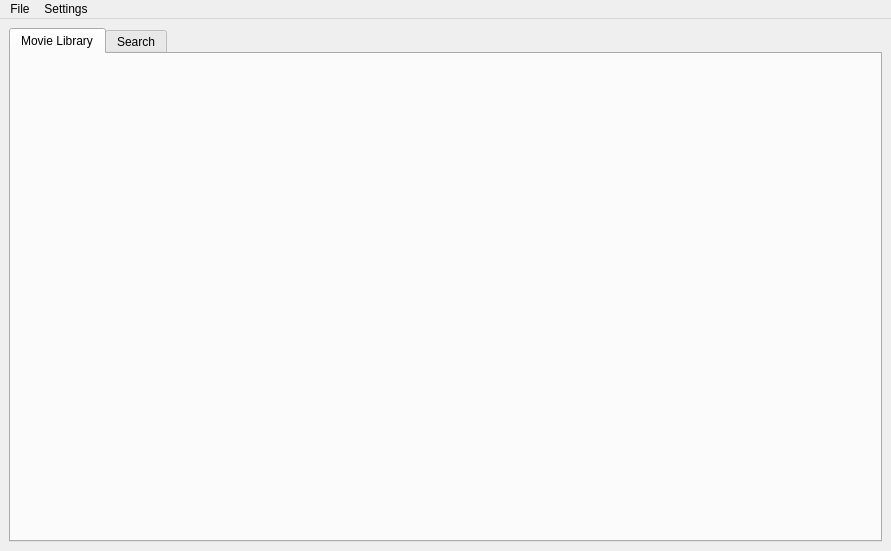
<?xml version="1.0" encoding="UTF-8"?>
<ui version="4.0">
 <class>MainWindow</class>
 <widget class="QMainWindow" name="MainWindow">
  <property name="geometry">
   <rect>
    <x>0</x>
    <y>0</y>
    <width>891</width>
    <height>551</height>
   </rect>
  </property>
  <property name="sizePolicy">
   <sizepolicy hsizetype="Fixed" vsizetype="Fixed">
    <horstretch>0</horstretch>
    <verstretch>0</verstretch>
   </sizepolicy>
  </property>
  <property name="windowTitle">
   <string>MainWindow</string>
  </property>
  <widget class="QWidget" name="centralwidget">
   <layout class="QGridLayout" name="centralwidgetGridLayout">
    <item row="0" column="0">
     <widget class="QTabWidget" name="mainTabWidget">
      <property name="currentIndex">
       <number>0</number>
      </property>
      <widget class="QWidget" name="movieLibraryTab">
       <attribute name="title">
        <string>Movie Library</string>
       </attribute>
       <layout class="QHBoxLayout" name="horizontalLayout">
        <item>
         <widget class="movieLibraryInfoWidget" name="movieLibraryInfoWidget" native="true"/>
        </item>
       </layout>
      </widget>
      <widget class="QWidget" name="mainSearchTab">
       <attribute name="title">
        <string>Search</string>
       </attribute>
       <layout class="QGridLayout" name="mainSearchTabGridLayout">
        <item row="0" column="0">
         <widget class="QTabWidget" name="searchTabWidget">
          <property name="currentIndex">
           <number>0</number>
          </property>
          <widget class="QWidget" name="searchParametersTab">
           <attribute name="title">
            <string>Search Options</string>
           </attribute>
           <layout class="QVBoxLayout" name="searchParametersTabVLayout">
            <item>
             <widget class="QScrollArea" name="parametersFrame">
              <property name="sizePolicy">
               <sizepolicy hsizetype="MinimumExpanding" vsizetype="Minimum">
                <horstretch>0</horstretch>
                <verstretch>0</verstretch>
               </sizepolicy>
              </property>
              <property name="frameShape">
               <enum>QFrame::Box</enum>
              </property>
              <property name="frameShadow">
               <enum>QFrame::Raised</enum>
              </property>
              <property name="sizeAdjustPolicy">
               <enum>QAbstractScrollArea::AdjustToContents</enum>
              </property>
              <property name="widgetResizable">
               <bool>true</bool>
              </property>
              <widget class="QWidget" name="scrollAreaWidgetContents">
               <property name="geometry">
                <rect>
                 <x>0</x>
                 <y>0</y>
                 <width>821</width>
                 <height>43</height>
                </rect>
               </property>
               <property name="sizePolicy">
                <sizepolicy hsizetype="Preferred" vsizetype="Fixed">
                 <horstretch>0</horstretch>
                 <verstretch>0</verstretch>
                </sizepolicy>
               </property>
               <layout class="QVBoxLayout" name="parametersFrameVLayout">
                <property name="spacing">
                 <number>0</number>
                </property>
                <property name="sizeConstraint">
                 <enum>QLayout::SetMinimumSize</enum>
                </property>
                <item>
                 <layout class="QHBoxLayout" name="newSearchParameterContainerHLayout">
                  <property name="spacing">
                   <number>0</number>
                  </property>
                  <property name="sizeConstraint">
                   <enum>QLayout::SetFixedSize</enum>
                  </property>
                  <item>
                   <spacer name="newSearchParameterLeftSpacer">
                    <property name="orientation">
                     <enum>Qt::Horizontal</enum>
                    </property>
                    <property name="sizeHint" stdset="0">
                     <size>
                      <width>37</width>
                      <height>17</height>
                     </size>
                    </property>
                   </spacer>
                  </item>
                  <item>
                   <widget class="QPushButton" name="newSearchParameterButton">
                    <property name="text">
                     <string>      New Search Parameter      </string>
                    </property>
                   </widget>
                  </item>
                  <item>
                   <spacer name="newSearchParameterRightSpacer">
                    <property name="orientation">
                     <enum>Qt::Horizontal</enum>
                    </property>
                    <property name="sizeHint" stdset="0">
                     <size>
                      <width>37</width>
                      <height>17</height>
                     </size>
                    </property>
                   </spacer>
                  </item>
                 </layout>
                </item>
               </layout>
              </widget>
             </widget>
            </item>
            <item>
             <layout class="QHBoxLayout" name="searchButtonContainerHLayout">
              <property name="sizeConstraint">
               <enum>QLayout::SetFixedSize</enum>
              </property>
              <item>
               <spacer name="searchButtonLeftSpacer">
                <property name="orientation">
                 <enum>Qt::Horizontal</enum>
                </property>
                <property name="sizeHint" stdset="0">
                 <size>
                  <width>351</width>
                  <height>20</height>
                 </size>
                </property>
               </spacer>
              </item>
              <item>
               <widget class="QPushButton" name="searchButton">
                <property name="sizePolicy">
                 <sizepolicy hsizetype="Fixed" vsizetype="Fixed">
                  <horstretch>0</horstretch>
                  <verstretch>0</verstretch>
                 </sizepolicy>
                </property>
                <property name="font">
                 <font>
                  <pointsize>12</pointsize>
                 </font>
                </property>
                <property name="text">
                 <string>     Search     </string>
                </property>
               </widget>
              </item>
              <item>
               <spacer name="searchButtonRightSpacer">
                <property name="orientation">
                 <enum>Qt::Horizontal</enum>
                </property>
                <property name="sizeHint" stdset="0">
                 <size>
                  <width>351</width>
                  <height>20</height>
                 </size>
                </property>
               </spacer>
              </item>
             </layout>
            </item>
           </layout>
          </widget>
         </widget>
        </item>
       </layout>
      </widget>
     </widget>
    </item>
   </layout>
  </widget>
  <widget class="QMenuBar" name="menubar">
   <property name="geometry">
    <rect>
     <x>0</x>
     <y>0</y>
     <width>891</width>
     <height>21</height>
    </rect>
   </property>
   <widget class="QMenu" name="menuFile">
    <property name="title">
     <string>File</string>
    </property>
    <addaction name="actionScan_Media_Collection"/>
   </widget>
   <widget class="QMenu" name="menuOptions">
    <property name="title">
     <string>Settings</string>
    </property>
    <addaction name="actionSettings"/>
   </widget>
   <addaction name="menuFile"/>
   <addaction name="menuOptions"/>
  </widget>
  <action name="actionSettings">
   <property name="text">
    <string>Preferences...</string>
   </property>
  </action>
  <action name="actionScan_Media_Collection">
   <property name="text">
    <string>Scan Media Collection</string>
   </property>
  </action>
 </widget>
 <customwidgets>
  <customwidget>
   <class>movieLibraryInfoWidget</class>
   <extends>QWidget</extends>
   <header>.widgets.movielibraryinfowidget.h</header>
   <container>1</container>
  </customwidget>
 </customwidgets>
 <resources/>
 <connections/>
</ui>
